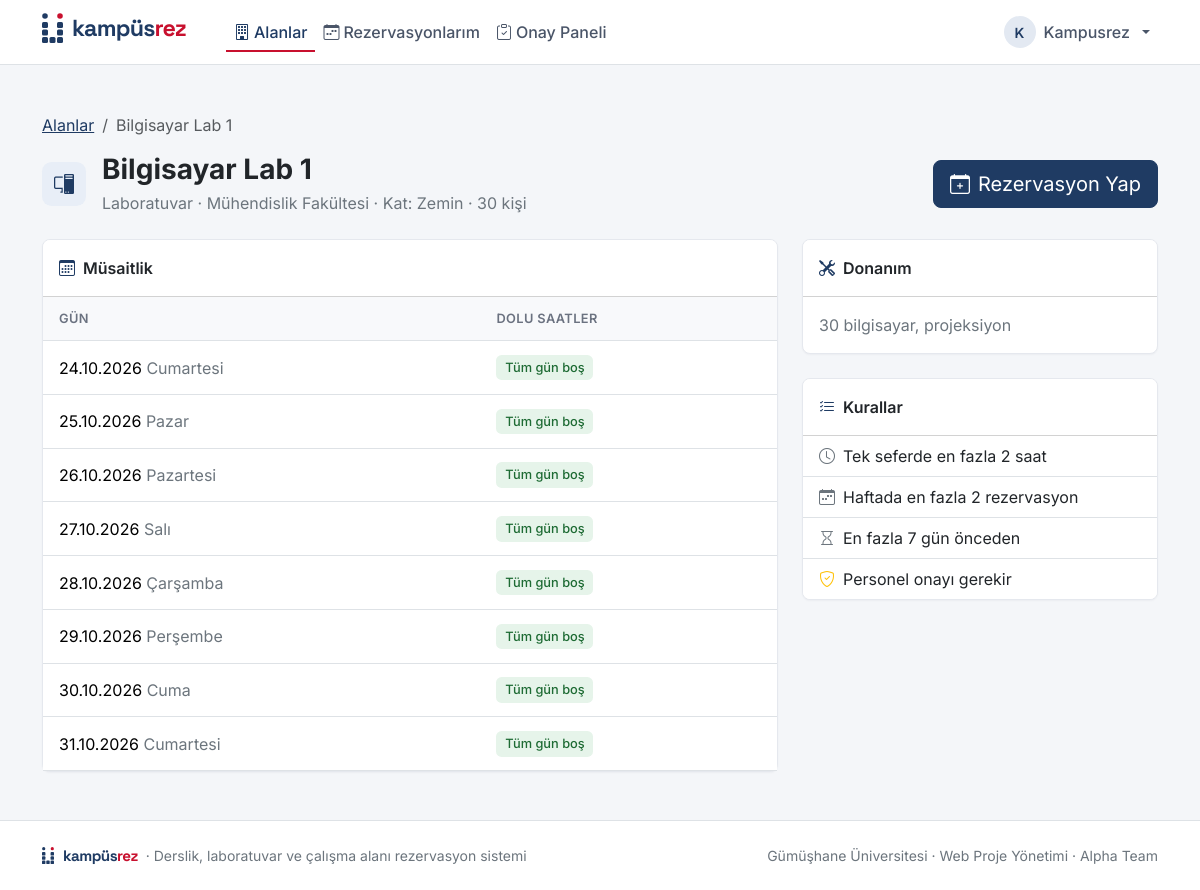
/alanlar/3/ (signed in), run on an earlier commit of the app's database.
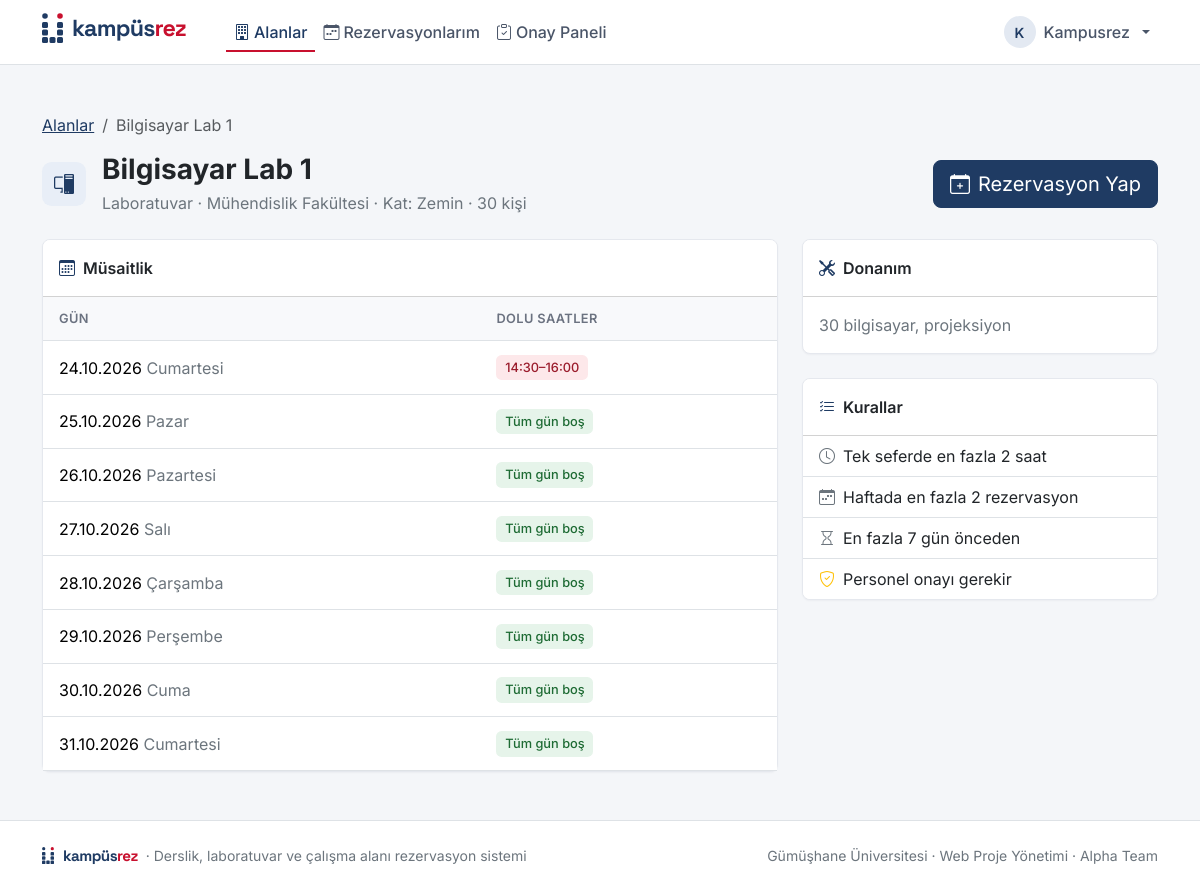
And on a later commit of the database.
### reservations/models.py (models this page shows, shortened)
class Reservation(models.Model):
    class Status(models.TextChoices):
        PENDING = "pending", "Beklemede"
        APPROVED = "approved", "Onaylandı"
        REJECTED = "rejected", "Reddedildi"
        CANCELLED = "cancelled", "İptal edildi"
    ACTIVE_STATUSES = [Status.PENDING, Status.APPROVED]
    user = models.ForeignKey(
        settings.AUTH_USER_MODEL, on_delete=models.CASCADE,
        related_name="reservations", verbose_name="Kullanıcı",
    )
    space = models.ForeignKey(
        Space, on_delete=models.CASCADE, related_name="reservations", verbose_name="Alan",
    )
    start_time = models.DateTimeField("Başlangıç")
    end_time = models.DateTimeField("Bitiş")
    purpose = models.CharField("Amaç", max_length=200, blank=True)
    status = models.CharField("Durum", max_length=20, choices=Status.choices, default=Status.PENDING)
    no_show = models.BooleanField("Gelmedi", default=False)
    reviewed_by = models.ForeignKey(
        settings.AUTH_USER_MODEL, on_delete=models.SET_NULL, null=True, blank=True,
        related_name="reviewed_reservations", verbose_name="İnceleyen",
    )
    created_at = models.DateTimeField("Oluşturulma", auto_now_add=True)
    class Meta:
        verbose_name = "Rezervasyon"
        verbose_name_plural = "Rezervasyonlar"
        ordering = ["-start_time"]
        constraints = [
            models.CheckConstraint(
                condition=models.Q(end_time__gt=models.F("start_time")),
                name="reservation_end_after_start",
            ),
        ]

### spaces/views.py (the view)
# urls.py: path("<int:pk>/", views.space_detail, name="detail"),
@login_required
def space_detail(request, pk):
    space = get_object_or_404(Space, pk=pk, is_active=True)
    today = timezone.localdate()
    days = [today + timedelta(days=i) for i in range(space.max_advance_days + 1)]
    range_start = timezone.make_aware(datetime.combine(days[0], time.min))
    range_end = range_start + timedelta(days=len(days))
    reservations = space.reservations.filter(
        status__in=Reservation.ACTIVE_STATUSES,
        start_time__lt=range_end,
        end_time__gt=range_start,
    ).order_by("start_time")
    by_day = {day: [] for day in days}
    for r in reservations:
        start_day = timezone.localtime(r.start_time).date()
        if start_day in by_day:
            by_day[start_day].append(r)
    schedule = [{"day": day, "busy": by_day[day]} for day in days]
    return render(request, "spaces/space_detail.html", {"space": space, "schedule": schedule})

### accounts/models.py (called while the page is built)
    @property
    def is_admin_role(self):
        return self.role == self.Role.ADMIN

    @property
    def can_manage_reservations(self):
        return self.is_authenticated and (self.is_admin_role or self.is_superuser)

### core/templatetags/ui.py (called while the page is built)
@register.filter
def space_icon(space):
    return SPACE_ICONS.get(space.space_type, "bi-building")

### templates/spaces/space_detail.html (shortened to what this page needs)
{% extends "base.html" %}
{% load ui %}
{% block content %}
    <nav aria-label="breadcrumb" class="mb-3">
        <ol class="breadcrumb">
            <li class="breadcrumb-item"><a href="{% url 'spaces:list' %}">Alanlar</a></li>
            <li class="breadcrumb-item active" aria-current="page">{{ space.name }}</li>
        </ol>
    </nav>
    <div class="d-flex flex-wrap justify-content-between align-items-center gap-3 mb-4">
        <div class="d-flex align-items-center gap-3">
            <span class="icon-tile"><i class="bi {{ space|space_icon }}"></i></span>
            <div>
                <h1 class="h3 fw-bold mb-1">{{ space.name }}</h1>
                <div class="text-secondary">
                    {{ space.get_space_type_display }} · {{ space.building }}{% if space.floor %} · Kat: {{ space.floor }}{% endif %} · {{ space.capacity }} kişi
                </div>
            </div>
        </div>
        <a href="{% url 'reservations:create' space.pk %}" class="btn btn-primary btn-lg">
            <i class="bi bi-calendar-plus me-2"></i>Rezervasyon Yap
        </a>
    </div>
    <div class="row g-4">
        <div class="col-lg-8">
            <div class="card">
                <div class="card-header bg-white fw-semibold py-3">
                    <i class="bi bi-calendar3 me-2 text-primary"></i>Müsaitlik
                </div>
                <div class="table-responsive">
                    <table class="table align-middle mb-0">
                        <thead><tr><th>Gün</th><th>Dolu saatler</th></tr></thead>
                        <tbody>
                            {% for item in schedule %}
                                <tr>
                                    <td class="text-nowrap">{{ item.day|date:"d.m.Y" }} <span class="text-secondary">{{ item.day|date:"l" }}</span></td>
                                    <td>
                                        {% for r in item.busy %}
                                            <span class="slot slot-busy">{{ r.start_time|time:"H:i" }}–{{ r.end_time|time:"H:i" }}</span>
                                        {% empty %}
                                            <span class="slot slot-free">Tüm gün boş</span>
                                        {% endfor %}
                                    </td>
                                </tr>
                            {% endfor %}
                        </tbody>
                    </table>
                </div>
            </div>
        </div>
        <div class="col-lg-4">
            <div class="card mb-4">
                <div class="card-header bg-white fw-semibold py-3"><i class="bi bi-tools me-2 text-primary"></i>Donanım</div>
                <div class="card-body text-secondary">{{ space.equipment|default:"Belirtilmemiş"|linebreaksbr }}</div>
            </div>
            <div class="card">
                <div class="card-header bg-white fw-semibold py-3"><i class="bi bi-list-check me-2 text-primary"></i>Kurallar</div>
                <ul class="list-group list-group-flush">
                    <li class="list-group-item"><i class="bi bi-clock me-2 text-secondary"></i>Tek seferde en fazla {{ space.max_duration_hours }} saat</li>
                    <li class="list-group-item"><i class="bi bi-calendar-week me-2 text-secondary"></i>Haftada en fazla {{ space.weekly_limit }} rezervasyon</li>
                    <li class="list-group-item"><i class="bi bi-hourglass me-2 text-secondary"></i>En fazla {{ space.max_advance_days }} gün önceden</li>
                    <li class="list-group-item">
                        {% if space.requires_approval %}
                            <i class="bi bi-shield-check me-2 text-warning"></i>Personel onayı gerekir
                        {% else %}
                            <i class="bi bi-lightning-charge me-2 text-success"></i>Anında onaylanır
                        {% endif %}
                    </li>
                </ul>
            </div>
        </div>
    </div>
{% endblock %}

What changed in the data, as far as the page shows it:
added Reservation: start_time "14:30", end_time "16:00"
Also different on the page:
list line gone: "Tüm gün boş"
